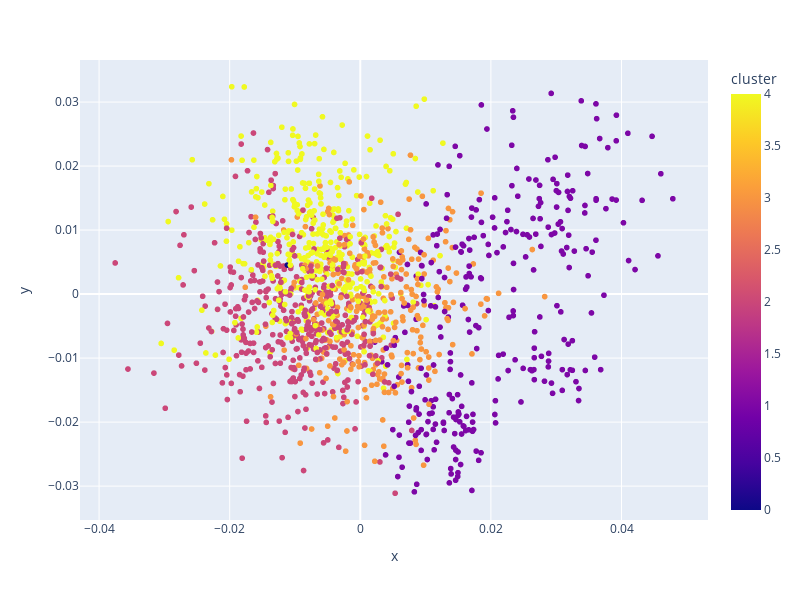

The notebook cell saved with this chart:
### Code cell
# Visualizar los clusters con Plotly:
fig = px.scatter(df_pca, x='x', y='y', color='cluster', width=800, height=600)
fig.update_traces(marker=dict(size=6))
fig.show()

### Figure 1 — Plotly figure (JSON) as saved in the notebook; plotly's stock layout.template omitted (floating-point values rounded to 4 significant figures; data arrays with more than 128 entries replaced by an {"elided": "..."} marker saying what was removed)
{"data": [{"hovertemplate": "x=%{x}<br>y=%{y}<br>cluster=%{marker.color}<extra></extra>", "legendgroup": "", "marker": {"color": {"elided": "1452 int values"}, "coloraxis": "coloraxis", "size": 6, "symbol": "circle"}, "mode": "markers", "name": "", "showlegend": false, "type": "scattergl", "x": {"elided": "1452 float values"}, "xaxis": "x", "y": {"elided": "1452 float values"}, "yaxis": "y"}], "layout": {"coloraxis": {"colorbar": {"title": {"text": "cluster"}}, "colorscale": [[0, "#0d0887"], [0.1111, "#46039f"], [0.2222, "#7201a8"], [0.3333, "#9c179e"], [0.4444, "#bd3786"], [0.5556, "#d8576b"], [0.6667, "#ed7953"], [0.7778, "#fb9f3a"], [0.8889, "#fdca26"], [1, "#f0f921"]]}, "height": 600, "legend": {"tracegroupgap": 0}, "margin": {"t": 60}, "width": 800, "xaxis": {"anchor": "y", "domain": [0, 1], "title": {"text": "x"}}, "yaxis": {"anchor": "x", "domain": [0, 1], "title": {"text": "y"}}}}
